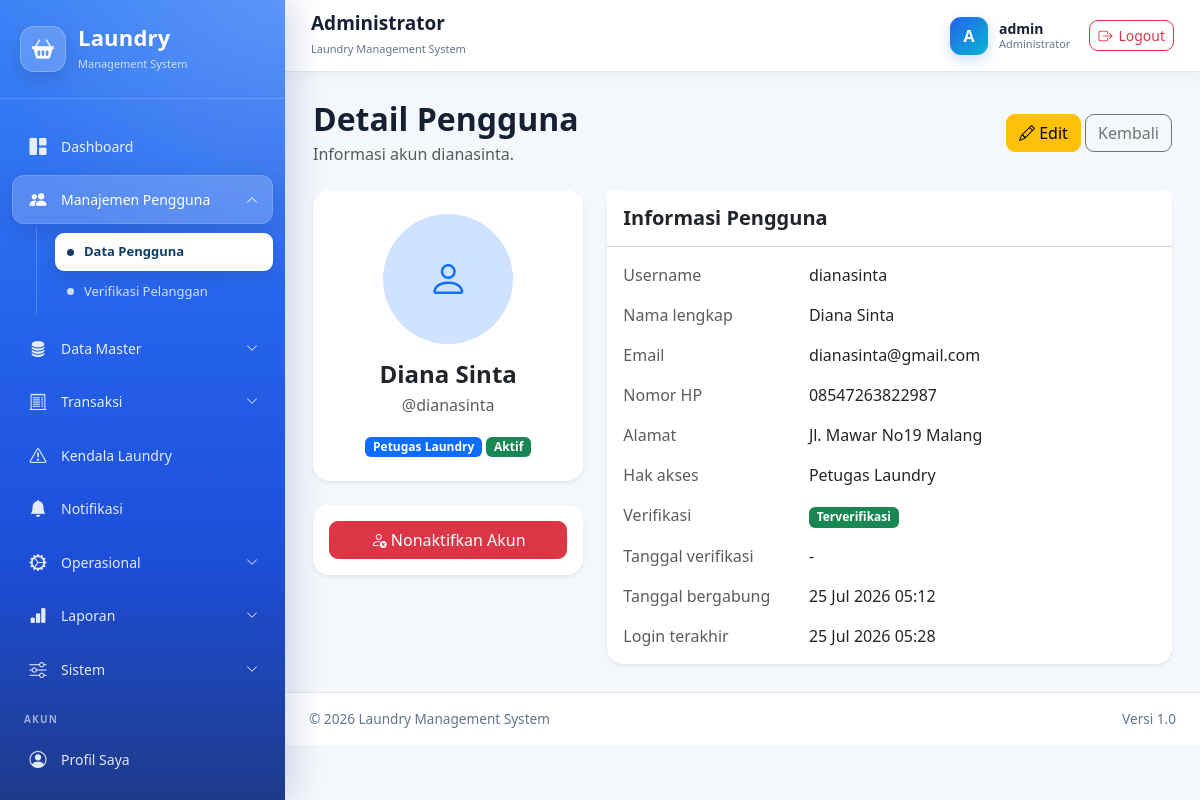
Screenshot of /administrator/pengguna/4/ (signed in) with the database file from the repository.
### administrator/models.py (models this page shows, shortened)
class User(AbstractUser):
    class Role(models.TextChoices):
        ADMINISTRATOR = "administrator", "Administrator"
        KASIR = "kasir", "Kasir"
        PETUGAS_LAUNDRY = "petugaslaundry", "Petugas Laundry"
        PELANGGAN = "pelanggan", "Pelanggan"
    role = models.CharField(
        max_length=30,
        choices=Role.choices,
        default=Role.PELANGGAN,
        db_index=True,
        verbose_name="Hak akses",
    )
    nomor_hp = models.CharField(
        max_length=20,
        unique=True,
        verbose_name="Nomor HP",
    )
    alamat = models.TextField(
        blank=True,
        verbose_name="Alamat",
    )
    foto = models.ImageField(
        upload_to="pengguna/foto/",
        blank=True,
        null=True,
        verbose_name="Foto",
    )
    is_verified = models.BooleanField(
        default=False,
        db_index=True,
        verbose_name="Terverifikasi",
        help_text="Pelanggan harus diverifikasi administrator sebelum dapat login.",
    )
    verified_at = models.DateTimeField(
        blank=True,
        null=True,
        verbose_name="Waktu verifikasi",
    )
    verified_by = models.ForeignKey(
        "self",
        on_delete=models.SET_NULL,
        blank=True,
        null=True,
        related_name="pengguna_diverifikasi",
        verbose_name="Diverifikasi oleh",
    )
    email = models.EmailField(
        unique=True,
        verbose_name="Email",
    )
    class Meta:
        verbose_name = "Pengguna"
        verbose_name_plural = "Data Pengguna"
        ordering = ["username"]
    def verifikasi(self, administrator):
        """
        Memverifikasi akun pelanggan.
        """
        self.is_verified = True
        self.is_active = True
        self.verified_at = timezone.now()
        self.verified_by = administrator
        self.save(
            update_fields=[
                "is_verified",
                "is_active",
                "verified_at",
                "verified_by",
            ]
        )

### administrator/views_user.py (the view)
@administrator_required
def user_detail(request, pk):
    user_obj = get_object_or_404(
        User,
        pk=pk,
    )
    context = {
        "user_obj": user_obj,
    }
    return render(
        request,
        "administrator/users/user_detail.html",
        context,
    )

### templates/administrator/users/user_detail.html (shortened to what this page needs)
{% extends "base.html" %}
{% block content %}
<div class="d-flex flex-wrap justify-content-between align-items-center mb-4">
    <div>
        <h2 class="fw-bold mb-1">
            Detail Pengguna
        </h2>
        <p class="text-muted mb-0">
            Informasi akun {{ user_obj.username }}.
        </p>
    </div>
    <div class="mt-3 mt-md-0">
        <a
            href="{% url 'administrator:user_update' user_obj.pk %}"
            class="btn btn-warning"
        >
            <i class="bi bi-pencil"></i>
            Edit
        </a>
        <a
            href="{% url 'administrator:user_list' %}"
            class="btn btn-outline-secondary"
        >
            Kembali
        </a>
    </div>
</div>
<div class="row g-4">
    <div class="col-lg-4">
        <div class="card border-0 shadow-sm text-center">
            <div class="card-body p-4">
                {% if user_obj.foto %}
                    <img
                        src="{{ user_obj.foto.url }}"
                        alt="{{ user_obj.username }}"
                        class="rounded-circle mb-3"
                        width="130"
                        height="130"
                        style="object-fit: cover;"
                    >
                {% else %}
                    <div
                        class="rounded-circle bg-primary-subtle text-primary d-flex align-items-center justify-content-center mx-auto mb-3"
                        style="width: 130px; height: 130px;"
                    >
                        <i class="bi bi-person fs-1"></i>
                    </div>
                {% endif %}
                <h4 class="fw-bold mb-1">
                    {{ user_obj.get_full_name|default:user_obj.username }}
                </h4>
                <p class="text-muted">
                    @{{ user_obj.username }}
                </p>
                <span class="badge bg-primary">
                    {{ user_obj.get_role_display }}
                </span>
                {% if user_obj.is_active %}
                    <span class="badge bg-success">
                        Aktif
                    </span>
                {% else %}
                    <span class="badge bg-secondary">
                        Nonaktif
                    </span>
                {% endif %}
            </div>
        </div>
        <div class="card border-0 shadow-sm mt-4">
            <div class="card-body">
                {% if user_obj.pk != request.user.pk and not user_obj.is_superuser %}
                    <form
                        method="post"
                        action="{% url 'administrator:user_toggle_active' user_obj.pk %}"
                        class="d-grid"
                    >
                        {% if user_obj.is_active %}
                            <button
                                type="submit"
                                class="btn btn-danger"
                                onclick="return confirm('Nonaktifkan akun ini?')"
                            >
                                <i class="bi bi-person-x"></i>
                                Nonaktifkan Akun
                            </button>
                        {% endif %}
                    </form>
                {% endif %}
            </div>
        </div>
    </div>
    <div class="col-lg-8">
        <div class="card border-0 shadow-sm">
            <div class="card-header bg-white py-3">
                <h5 class="fw-bold mb-0">
                    Informasi Pengguna
                </h5>
            </div>
            <div class="card-body">
                <div class="row mb-3">
                    <div class="col-sm-4 text-muted">
                        Username
                    </div>
                    <div class="col-sm-8">
                        {{ user_obj.username }}
                    </div>
                </div>
                <div class="row mb-3">
                    <div class="col-sm-4 text-muted">
                        Nama lengkap
                    </div>
                    <div class="col-sm-8">
                        {{ user_obj.get_full_name|default:"-" }}
                    </div>
                </div>
                <div class="row mb-3">
                    <div class="col-sm-4 text-muted">
                        Email
                    </div>
                    <div class="col-sm-8">
                        {{ user_obj.email|default:"-" }}
                    </div>
                </div>
                <div class="row mb-3">
                    <div class="col-sm-4 text-muted">
                        Nomor HP
                    </div>
                    <div class="col-sm-8">
                        {{ user_obj.nomor_hp|default:"-" }}
                    </div>
                </div>
                <div class="row mb-3">
                    <div class="col-sm-4 text-muted">
                        Alamat
                    </div>
                    <div class="col-sm-8">
                        {{ user_obj.alamat|default:"-"|linebreaksbr }}
                    </div>
                </div>
                <div class="row mb-3">
                    <div class="col-sm-4 text-muted">
                        Hak akses
                    </div>
                    <div class="col-sm-8">
                        {{ user_obj.get_role_display }}
                    </div>
                </div>
                <div class="row mb-3">
                    <div class="col-sm-4 text-muted">
                        Verifikasi
                    </div>
                    <div class="col-sm-8">
                        {% if user_obj.is_verified %}
                            <span class="badge bg-success">
                                Terverifikasi
                            </span>
                        {% else %}
                            <span class="badge bg-warning text-dark">
                                Belum diverifikasi
                            </span>
                        {% endif %}
                    </div>
                </div>
                <div class="row mb-3">
                    <div class="col-sm-4 text-muted">
                        Tanggal verifikasi
                    </div>
                    <div class="col-sm-8">
                        {% if user_obj.verified_at %}
                            {{ user_obj.verified_at|date:"d M Y H:i" }}
                        {% else %}
                            -
                        {% endif %}
                    </div>
                </div>
                <div class="row mb-3">
                    <div class="col-sm-4 text-muted">
                        Tanggal bergabung
                    </div>
                    <div class="col-sm-8">
                        {{ user_obj.date_joined|date:"d M Y H:i" }}
                    </div>
                </div>
                <div class="row">
                    <div class="col-sm-4 text-muted">
                        Login terakhir
                    </div>
                    <div class="col-sm-8">
                        {% if user_obj.last_login %}
                            {{ user_obj.last_login|date:"d M Y H:i" }}
                        {% else %}
                            Belum pernah login
                        {% endif %}
                    </div>
                </div>
            </div>
        </div>
    </div>
</div>
{% endblock %}

### templates/includes/navbar.html (shortened to what this page needs)
<nav class="top-navbar">
    <div class="navbar-left">
        <div>
            <h5 class="navbar-title">
                {% if request.user.role == "administrator" %}
                    Administrator
                {% elif request.user.role == "kasir" %}
                    Kasir
                {% elif request.user.role == "petugaslaundry" %}
                    Petugas Laundry
                {% elif request.user.role == "pelanggan" %}
                    Pelanggan
                {% else %}
                    Laundry Management System
                {% endif %}
            </h5>
            <small class="navbar-subtitle">
                Laundry Management System
            </small>
        </div>
    </div>
    <div class="navbar-user">
        <div class="user-avatar">
            {{ request.user.username|first|upper }}
        </div>
        <div class="user-info">
            <span class="user-name">
                {{ request.user.get_full_name|default:request.user.username }}
            </span>
            <small>
                {{ request.user.get_role_display }}
            </small>
        </div>
        <a
            href="{% url 'logout' %}"
            class="btn btn-outline-danger btn-sm logout-button"
            title="Logout"
        >
            <i class="bi bi-box-arrow-right"></i>
            <span>Logout</span>
        </a>
    </div>
</nav>

### static/css/style.css (style rules this page uses)
:root { --sidebar-width: 285px; --primary: #2563eb; --primary-dark: #1d4ed8; --primary-deep: #1e3a8a; --primary-soft: #dbeafe; --cyan: #06b6d4; --body-bg: #f4f7fb; --text-dark: #172033; --text-muted: #64748b; --white: #ffffff; --border: #e2e8f0; }
* { box-sizing: border-box; }
html, body { min-height: 100%; }
body { margin: 0; background: var(--body-bg); color: var(--text-dark); font-family: "Segoe UI", Tahoma, Geneva, Verdana, sans-serif; }
.top-navbar { position: sticky; top: 0; z-index: 1020; display: flex; align-items: center; justify-content: space-between; min-height: 72px; padding: 12px 26px; background: rgba(255, 255, 255, 0.94); border-bottom: 1px solid var(--border); box-shadow: 0 4px 15px rgba(15, 23, 42, 0.04); backdrop-filter: blur(12px); }
.navbar-title { margin: 0; color: var(--text-dark); font-size: 19px; font-weight: 700; }
.navbar-subtitle { color: var(--text-muted); font-size: 11px; }
.navbar-user { display: flex; align-items: center; gap: 11px; }
.user-avatar { display: grid; width: 38px; height: 38px; place-items: center; color: var(--white); background: linear-gradient(135deg, var(--primary), var(--cyan)); border-radius: 11px; font-weight: 700; box-shadow: 0 5px 14px rgba(37, 99, 235, 0.22); }
.user-info { display: flex; flex-direction: column; line-height: 1.2; }
.user-name { color: var(--text-dark); font-size: 14px; font-weight: 600; }
.user-info small { color: var(--text-muted); font-size: 11px; }
.logout-button { display: inline-flex; align-items: center; gap: 6px; margin-left: 8px; border-radius: 9px; }
.card { border: 1px solid rgba(226, 232, 240, 0.8); border-radius: 16px; box-shadow: 0 10px 28px rgba(15, 23, 42, 0.06); }
.btn { border-radius: 9px; }

### rows the page displays
User: user.username|first "A", user.get_full_name "admin", user.role "Administrator"
User: username "dianasinta", get_full_name "Diana Sinta", role "Petugas Laundry", email "dianasinta@gmail.com", nomor_hp "08547263822987", alamat "Jl. Mawar No19 Malang", date_joined "25 Jul 2026 05:12", last_login "25 Jul 2026 05:28"
